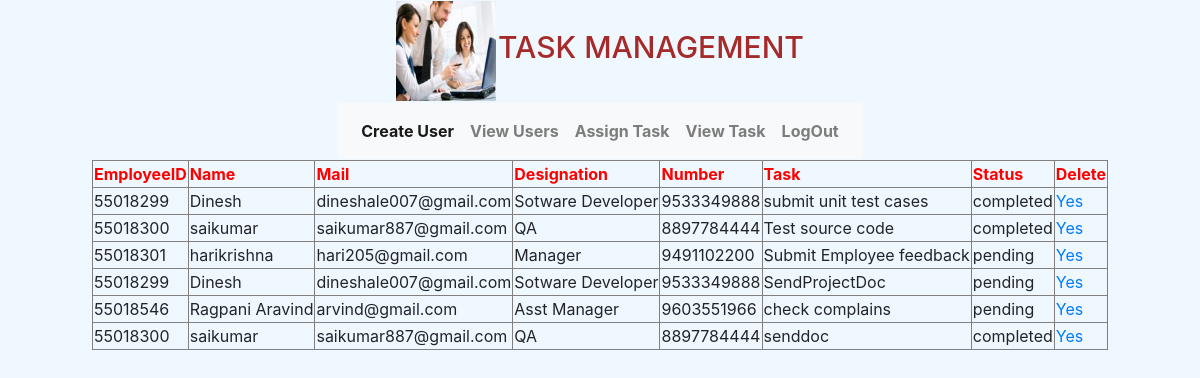
Screenshot of /admin_app/view_task/ with the database file from the repository.
### admin_app/models.py (models this page shows, shortened)
class TaskAssigning(models.Model):
    taskno=models.AutoField(primary_key=True)
    taskname=models.CharField(max_length=30)
    status = models.CharField(max_length=30)
    empID=models.ForeignKey(EmployeeModel,on_delete=models.CASCADE)

class EmployeeModel(models.Model):
    empID=models.IntegerField(primary_key=True)
    empName=models.CharField(max_length=30)
    contactNo=models.IntegerField(unique=True,default=False)
    emailID=models.EmailField(unique=True)
    designation=models.CharField(max_length=30)
    password=models.CharField(max_length=10)

### admin_app/views.py (the view)
# urls.py: path('view_task/',views.view_task,name='view_task'),
def view_task(request):
    db1 = TaskAssigning.objects.all()
    return render(request, 'admin/admin_taskbar.html', {'task_data1': True, 'x1': db1})

### templates/admin/admin_taskbar.html (shortened to what this page needs)
{% include 'head.html' %}
{% include 'admin/admin_header.html' %}
<html>
<body>
{% if task_data1 %}
    <table align="center"  border="1">
	<tr style="color: red">
     <th>EmployeeID</th>
	<th>Name</th>
	<th>Mail</th>
	<th>Designation</th>
	<th>Number</th>
	<th>Task</th>
	<th>Status</th>
	<th>Delete</th>
    </tr>
   {% for x in x1 %}
	 <tr> <td> {{ x.empID_id}}</td>
        <td> {{ x.empID.empName }}</td>
         <td> {{ x.empID.emailID }}</td>
         <td> {{ x.empID.designation }}</td>
         <td> {{ x.empID.contactNo }}</td>
          <td>{{ x.taskname }} </td>
          <td>{{ x.status }} </td>
       <td><a href="{% url 'delete' %}?tno={{ x.taskno }}">Yes</a> </td>
         {% endfor %} </tr>
</table>
{% endif %}
</body>
</html>

### rows the page displays
TaskAssigning: empID_id "55018299", empID.empName "Dinesh", empID.emailID "dineshale007@gmail.com", empID.designation "Sotware Developer", empID.contactNo "9533349888", taskname "submit unit test cases", status "completed"
TaskAssigning: empID_id "55018300", empID.empName "saikumar", empID.emailID "saikumar887@gmail.com", empID.designation "QA", empID.contactNo "8897784444", taskname "Test source code", status "completed"
TaskAssigning: empID_id "55018301", empID.empName "harikrishna", empID.emailID "hari205@gmail.com", empID.designation "Manager", empID.contactNo "9491102200", taskname "Submit Employee feedback", status "pending"
TaskAssigning: empID_id "55018299", empID.empName "Dinesh", empID.emailID "dineshale007@gmail.com", empID.designation "Sotware Developer", empID.contactNo "9533349888", taskname "SendProjectDoc", status "pending"
TaskAssigning: empID_id "55018546", empID.empName "Ragpani Aravind", empID.emailID "arvind@gmail.com", empID.designation "Asst Manager", empID.contactNo "9603551966", taskname "check complains", status "pending"
TaskAssigning: empID_id "55018300", empID.empName "saikumar", empID.emailID "saikumar887@gmail.com", empID.designation "QA", empID.contactNo "8897784444", taskname "senddoc", status "completed"
